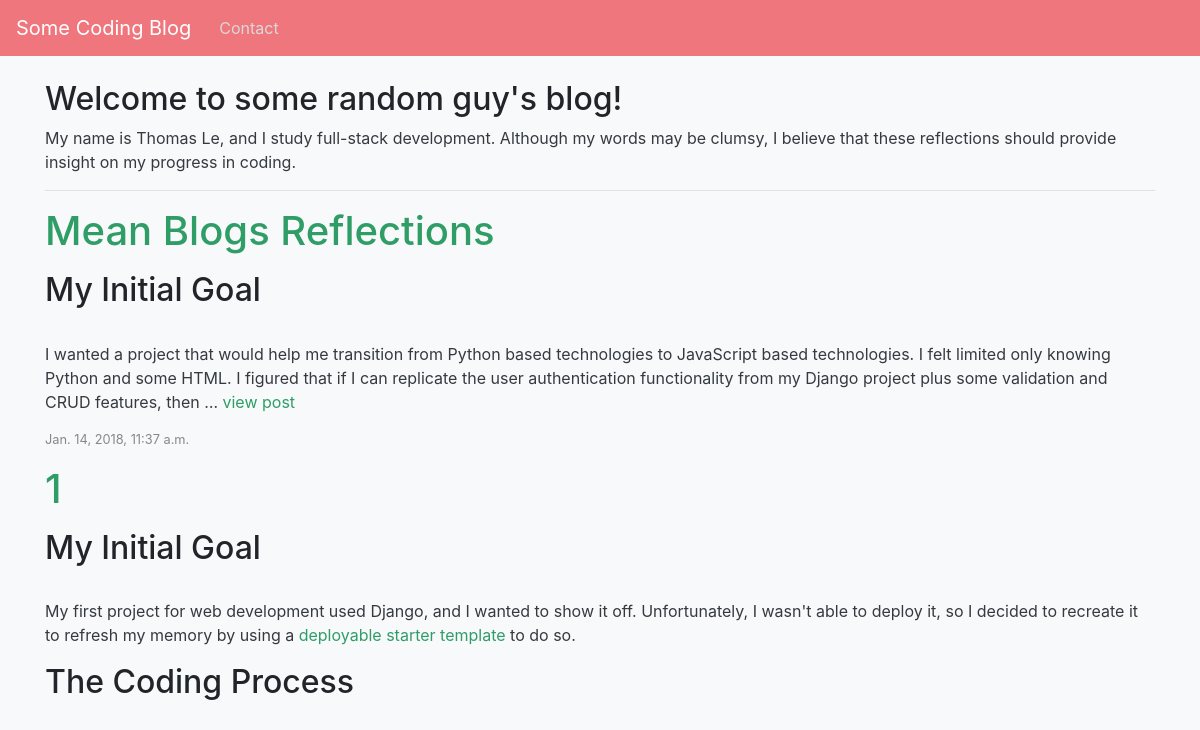
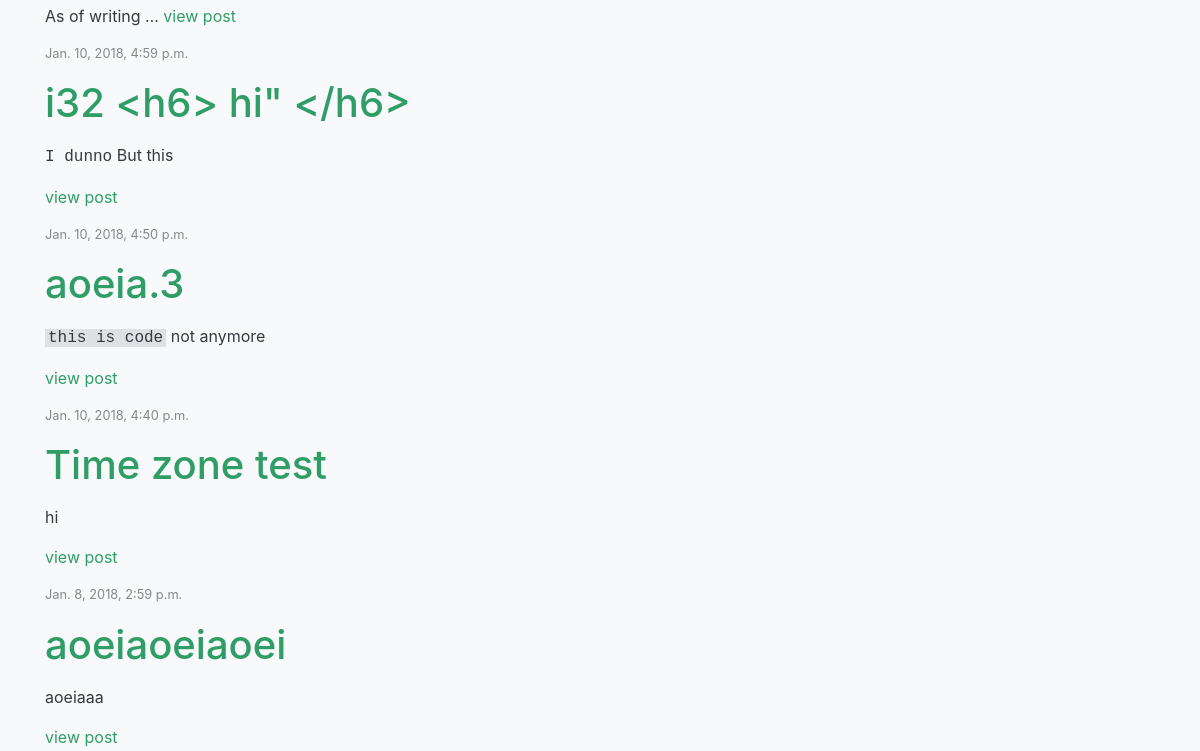
The app's page / (upper part), older data (2 pictures, top to bottom).
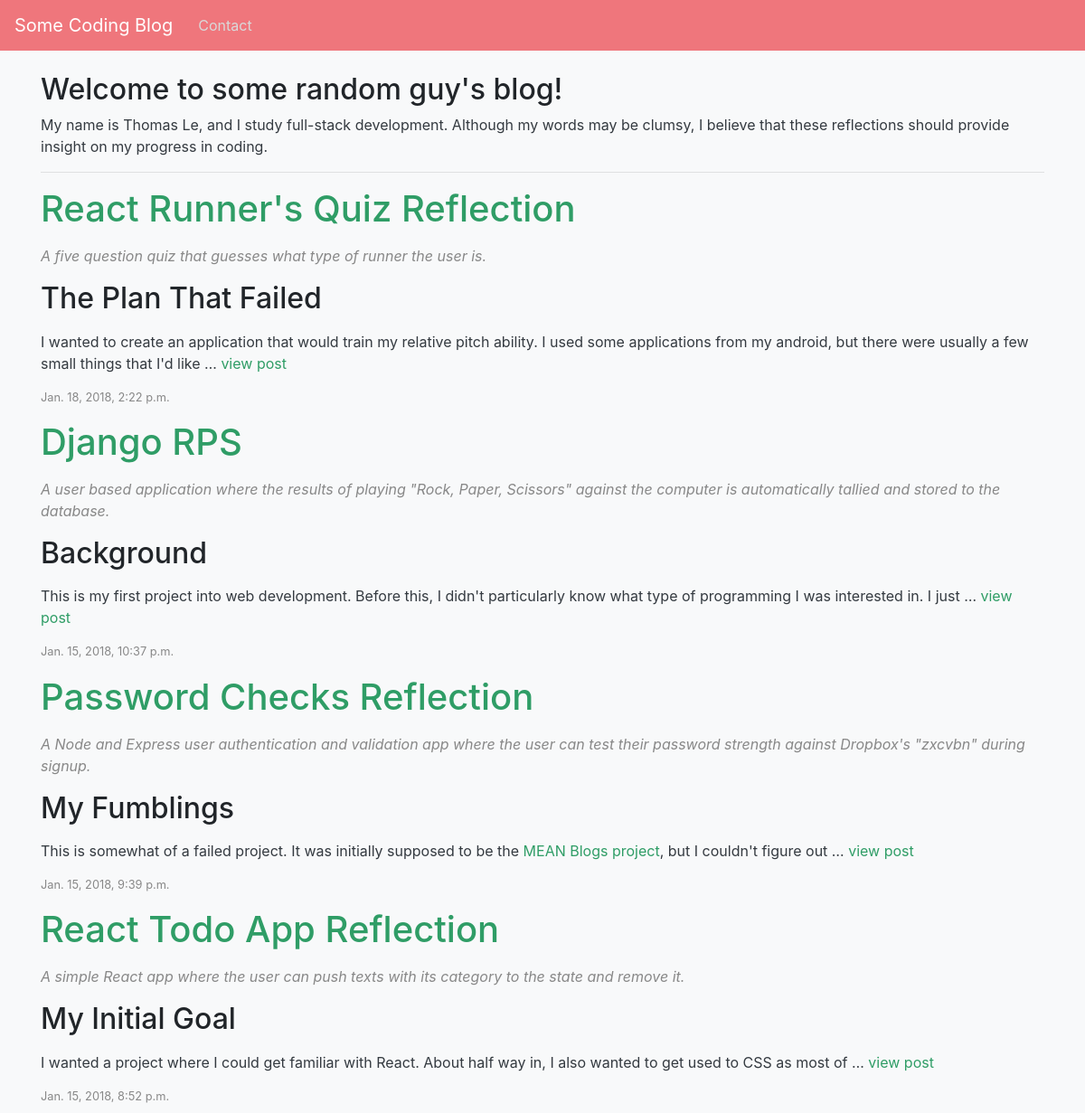
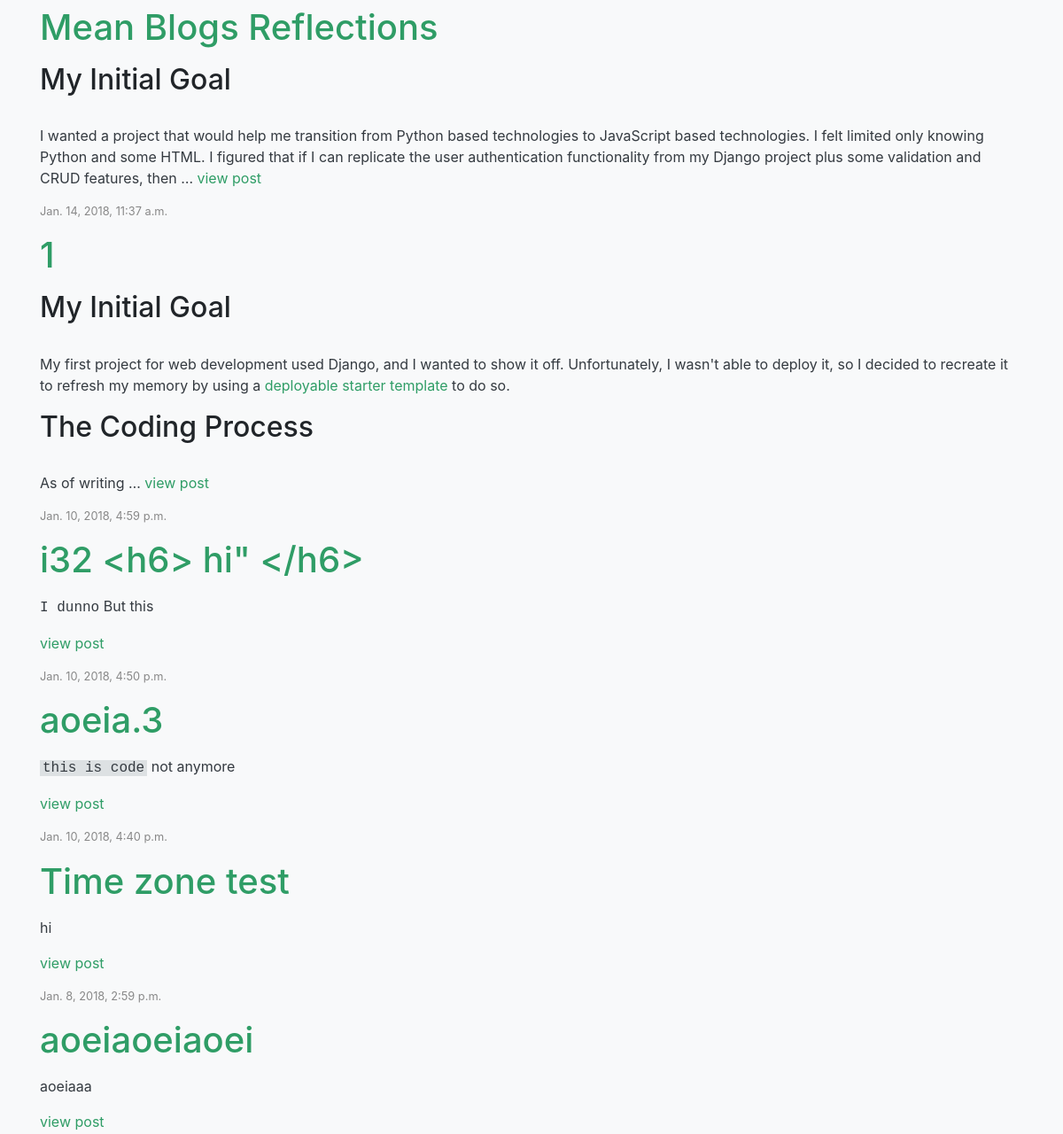
The same page, newer data (2 pictures, top to bottom).
### blog/models.py (models this page shows, shortened)
class Blog(models.Model):
    title = models.CharField(max_length=100, unique=True)
    slug = models.SlugField(max_length=100, unique=True)
    body = models.TextField()
    posted = models.DateTimeField(db_index=True, auto_now_add=True)
    @permalink
    def get_absolute_url(self):
        return ('view_blog_post', None, {'slug': self.slug})

### blog/views.py (the view)
# urls.py: path(r'', views.index),
def index(request):
    return render(request, 'index.html', {
        'posts': Blog.objects.all().order_by("-posted")
    })

### blog/templates/index.html
{% extends 'base.html' %}
{% block content %}
<h2>Welcome to some random guy's blog!</h2>
<p>My name is Thomas Le, and I study full-stack development. Although my words may be clumsy, I believe that these reflections should provide insight on my progress in coding.</p>
    <hr />
    {% if posts %}
        {% for post in posts %}
<div class="card mb-3">
  <div class="card-body">
    <h1 class="card-header"><a href="{{ post.get_absolute_url }}">{{ post.title }}</a></h1>
    <p class="card-text">{{post.body|safe|linebreaks|truncatewords:50}} <a href="{{ post.get_absolute_url }}">view post</a></p>
    <p class="card-text"><small class="text-muted">{{post.posted}}</small></p>
  </div>
</div>
        {% endfor %}
    {% else %}
        <p>There are no posts.</p>
    {% endif %}
{% endblock %}

### blog/templates/base.html (shortened to what this page needs)
<html>
<head>
    {% load static %}
    <link rel="stylesheet" type="text/css" href="{% static 'blog/css/style.css' %}" />
    <link rel="stylesheet" href="https://cdnjs.cloudflare.com/ajax/libs/font-awesome/4.7.0/css/font-awesome.min.css">
</head>
<nav class="navbar navbar-expand">
    <a class="navbar-brand" href="/">Some Coding Blog</a>
    <ul class="navbar-nav mr-auto">
        <li {% if request.path == '/contact/' %} class="nav-item active" {% else %} class="nav-item" {% endif %}>
            <a class="nav-link" href="/contact">Contact</a>
        </li>
    </ul>
</nav>
<body>
    <div class="container mt-4 margin-spacer">
        <h1>{% block title %}{% endblock %}</h1> {% block content %} {% endblock %}
    </div>
</body>
</html>

### blog/static/blog/css/style.css (style rules this page uses)
.navbar { background-color:#ef767c }
.navbar .navbar-brand { color:#fff }
.navbar .navbar-nav .nav-link { color:#d9d9d9;border-radius:.55rem;margin:0 0.25em }
code { font-family:"Courier New" !important;background-color:#dde1e3;padding:0px 3px }
html { position:relative;min-height:100% }
.margin-spacer { margin-bottom:200px }
*,*::before,*::after { box-sizing:border-box }
html { font-family:sans-serif;line-height:1.15;-webkit-text-size-adjust:100%;-ms-text-size-adjust:100%;-ms-overflow-style:scrollbar;-webkit-tap-highlight-color:transparent }
article,aside,dialog,figcaption,figure,footer,header,hgroup,main,nav,section { display:block }
body { margin:0;font-family:-apple-system,BlinkMacSystemFont,"Segoe UI",Roboto,"Helvetica Neue",Arial,sans-serif,"Apple Color Emoji","Segoe UI Emoji","Segoe UI Symbol";font-size:1rem;font-weight:400;line-height:1.5;color:#343a40;text-align:left;background-color:#f8f9fa }
hr { box-sizing:content-box;height:0;overflow:visible }
h1,h2,h3,h4,h5,h6 { margin-top:0;margin-bottom:.5rem }
p { margin-top:0;margin-bottom:1rem }
ol,ul,dl { margin-top:0;margin-bottom:1rem }
small { font-size:80% }
a { color:#2f9d66;text-decoration:none;background-color:transparent;-webkit-text-decoration-skip:objects }
pre,code,kbd,samp { font-family:monospace, monospace;font-size:1em }
a,area,button,[role="button"],input:not([type="range"]),label,select,summary,textarea { touch-action:manipulation }
h1,h2,h3,h4,h5,h6,.h1,.h2,.h3,.h4,.h5,.h6 { margin-bottom:.5rem;font-family:"Montserrat",-apple-system,system-ui,BlinkMacSystemFont,"Segoe UI",Roboto,"Helvetica Neue",Arial,sans-serif;font-weight:500;line-height:1.2;color:#212529 }
h1,.h1 { font-size:2.5rem }
h2,.h2 { font-size:2rem }
hr { margin-top:1rem;margin-bottom:1rem;border:0;border-top:1px solid rgba(0,0,0,0.1) }
small,.small { font-size:80%;font-weight:400 }
.container { width:100%;padding-right:15px;padding-left:15px;margin-right:auto;margin-left:auto }
@media (min-width: 576px) { .container { max-width:540px } }
@media (min-width: 768px) { .container { max-width:720px } }
@media (min-width: 992px) { .container { max-width:960px } }
@media (min-width: 1200px) { .container { max-width:1140px } }
.nav-link { display:block;padding:.5rem 1rem }
.navbar { position:relative;display:flex;flex-wrap:wrap;align-items:center;justify-content:space-between;padding:.5rem 1rem }
.navbar-brand { display:inline-block;padding-top:.3125rem;padding-bottom:.3125rem;margin-right:1rem;font-size:1.25rem;line-height:inherit;white-space:nowrap }
.navbar-nav { display:flex;flex-direction:column;padding-left:0;margin-bottom:0;list-style:none }
.navbar-nav .nav-link { padding-right:0;padding-left:0 }
.navbar-expand { flex-flow:row nowrap;justify-content:flex-start }
.navbar-expand .navbar-nav { flex-direction:row }
.navbar-expand .navbar-nav .nav-link { padding-right:.5rem;padding-left:.5rem }
.mb-3,.my-3 { margin-bottom:1rem !important }
.mt-4,.my-4 { margin-top:1.5rem !important }
.mr-auto,.mx-auto { margin-right:auto !important }
.font-italic { font-style:italic !important }
.text-muted { color:#888 !important }

Row changes from the older to the newer data that the page shows:
added Blog: title "React Runner's Quiz Reflection", body "A five question quiz that guesses what type of runner the user is. The Plan That Failed I wanted to create an application that would train my relative pitch ability. I used some applications from my android, but there were usually a few small things that I'd like …", posted "Jan. 18, 2018, 2:22 p.m."
added Blog: title "Django RPS", body "A user based application where the results of playing \"Rock, Paper, Scissors\" against the computer is automatically tallied and stored to the database. Background This is my first project into web development. Before this, I didn't particularly know what type of programming I was interested in. I just …", posted "Jan. 15, 2018, 10:37 p.m."
added Blog: title "Password Checks Reflection", body "A Node and Express user authentication and validation app where the user can test their password strength against Dropbox's \"zxcvbn\" during signup. My Fumblings This is somewhat of a failed project. It was initially supposed to be the MEAN Blogs project , but I couldn't figure out …", posted "Jan. 15, 2018, 9:39 p.m."
added Blog: title "React Todo App Reflection", body "A simple React app where the user can push texts with its category to the state and remove it. My Initial Goal I wanted a project where I could get familiar with React. About half way in, I also wanted to get used to CSS as most of …", posted "Jan. 15, 2018, 8:52 p.m."
